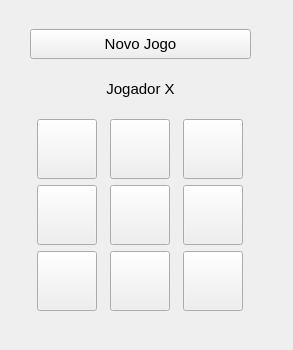
<?xml version="1.0" encoding="UTF-8"?>
<ui version="4.0">
 <class>JogoDaVelha</class>
 <widget class="QMainWindow" name="JogoDaVelha">
  <property name="geometry">
   <rect>
    <x>0</x>
    <y>0</y>
    <width>293</width>
    <height>350</height>
   </rect>
  </property>
  <property name="windowTitle">
   <string>Jodo da Velha</string>
  </property>
  <widget class="QWidget" name="centralwidget">
   <widget class="QWidget" name="verticalLayoutWidget">
    <property name="geometry">
     <rect>
      <x>30</x>
      <y>20</y>
      <width>221</width>
      <height>301</height>
     </rect>
    </property>
    <layout class="QVBoxLayout" name="vertical">
     <item>
      <widget class="QPushButton" name="btn_novo_jogo">
       <property name="maximumSize">
        <size>
         <width>16777215</width>
         <height>30</height>
        </size>
       </property>
       <property name="font">
        <font>
         <pointsize>11</pointsize>
        </font>
       </property>
       <property name="cursor">
        <cursorShape>PointingHandCursor</cursorShape>
       </property>
       <property name="text">
        <string>Novo Jogo</string>
       </property>
      </widget>
     </item>
     <item>
      <widget class="QLabel" name="mensagem">
       <property name="maximumSize">
        <size>
         <width>16777215</width>
         <height>30</height>
        </size>
       </property>
       <property name="font">
        <font>
         <pointsize>11</pointsize>
        </font>
       </property>
       <property name="text">
        <string>Jogador X</string>
       </property>
       <property name="alignment">
        <set>Qt::AlignCenter</set>
       </property>
      </widget>
     </item>
     <item>
      <layout class="QGridLayout" name="grid">
       <item row="0" column="1">
        <widget class="QPushButton" name="btn_1">
         <property name="sizePolicy">
          <sizepolicy hsizetype="Fixed" vsizetype="Fixed">
           <horstretch>0</horstretch>
           <verstretch>0</verstretch>
          </sizepolicy>
         </property>
         <property name="minimumSize">
          <size>
           <width>60</width>
           <height>60</height>
          </size>
         </property>
         <property name="maximumSize">
          <size>
           <width>60</width>
           <height>59</height>
          </size>
         </property>
         <property name="baseSize">
          <size>
           <width>60</width>
           <height>60</height>
          </size>
         </property>
         <property name="font">
          <font>
           <pointsize>14</pointsize>
          </font>
         </property>
         <property name="cursor">
          <cursorShape>PointingHandCursor</cursorShape>
         </property>
         <property name="text">
          <string/>
         </property>
        </widget>
       </item>
       <item row="0" column="0">
        <widget class="QPushButton" name="btn_0">
         <property name="sizePolicy">
          <sizepolicy hsizetype="Fixed" vsizetype="Fixed">
           <horstretch>0</horstretch>
           <verstretch>0</verstretch>
          </sizepolicy>
         </property>
         <property name="minimumSize">
          <size>
           <width>60</width>
           <height>60</height>
          </size>
         </property>
         <property name="maximumSize">
          <size>
           <width>60</width>
           <height>59</height>
          </size>
         </property>
         <property name="baseSize">
          <size>
           <width>60</width>
           <height>60</height>
          </size>
         </property>
         <property name="font">
          <font>
           <pointsize>14</pointsize>
          </font>
         </property>
         <property name="cursor">
          <cursorShape>PointingHandCursor</cursorShape>
         </property>
         <property name="text">
          <string/>
         </property>
        </widget>
       </item>
       <item row="0" column="2">
        <widget class="QPushButton" name="btn_2">
         <property name="sizePolicy">
          <sizepolicy hsizetype="Fixed" vsizetype="Fixed">
           <horstretch>0</horstretch>
           <verstretch>0</verstretch>
          </sizepolicy>
         </property>
         <property name="minimumSize">
          <size>
           <width>60</width>
           <height>60</height>
          </size>
         </property>
         <property name="maximumSize">
          <size>
           <width>60</width>
           <height>59</height>
          </size>
         </property>
         <property name="baseSize">
          <size>
           <width>60</width>
           <height>60</height>
          </size>
         </property>
         <property name="font">
          <font>
           <pointsize>14</pointsize>
          </font>
         </property>
         <property name="cursor">
          <cursorShape>PointingHandCursor</cursorShape>
         </property>
         <property name="text">
          <string/>
         </property>
        </widget>
       </item>
       <item row="1" column="0">
        <widget class="QPushButton" name="btn_3">
         <property name="sizePolicy">
          <sizepolicy hsizetype="Fixed" vsizetype="Fixed">
           <horstretch>0</horstretch>
           <verstretch>0</verstretch>
          </sizepolicy>
         </property>
         <property name="minimumSize">
          <size>
           <width>60</width>
           <height>60</height>
          </size>
         </property>
         <property name="maximumSize">
          <size>
           <width>60</width>
           <height>59</height>
          </size>
         </property>
         <property name="baseSize">
          <size>
           <width>60</width>
           <height>60</height>
          </size>
         </property>
         <property name="font">
          <font>
           <pointsize>14</pointsize>
          </font>
         </property>
         <property name="cursor">
          <cursorShape>PointingHandCursor</cursorShape>
         </property>
         <property name="text">
          <string/>
         </property>
        </widget>
       </item>
       <item row="1" column="1">
        <widget class="QPushButton" name="btn_4">
         <property name="sizePolicy">
          <sizepolicy hsizetype="Fixed" vsizetype="Fixed">
           <horstretch>0</horstretch>
           <verstretch>0</verstretch>
          </sizepolicy>
         </property>
         <property name="minimumSize">
          <size>
           <width>60</width>
           <height>60</height>
          </size>
         </property>
         <property name="maximumSize">
          <size>
           <width>60</width>
           <height>59</height>
          </size>
         </property>
         <property name="baseSize">
          <size>
           <width>60</width>
           <height>60</height>
          </size>
         </property>
         <property name="font">
          <font>
           <pointsize>14</pointsize>
          </font>
         </property>
         <property name="cursor">
          <cursorShape>PointingHandCursor</cursorShape>
         </property>
         <property name="text">
          <string/>
         </property>
        </widget>
       </item>
       <item row="1" column="2">
        <widget class="QPushButton" name="btn_5">
         <property name="sizePolicy">
          <sizepolicy hsizetype="Fixed" vsizetype="Fixed">
           <horstretch>0</horstretch>
           <verstretch>0</verstretch>
          </sizepolicy>
         </property>
         <property name="minimumSize">
          <size>
           <width>60</width>
           <height>60</height>
          </size>
         </property>
         <property name="maximumSize">
          <size>
           <width>60</width>
           <height>59</height>
          </size>
         </property>
         <property name="baseSize">
          <size>
           <width>60</width>
           <height>60</height>
          </size>
         </property>
         <property name="font">
          <font>
           <pointsize>14</pointsize>
          </font>
         </property>
         <property name="cursor">
          <cursorShape>PointingHandCursor</cursorShape>
         </property>
         <property name="text">
          <string/>
         </property>
        </widget>
       </item>
       <item row="2" column="0">
        <widget class="QPushButton" name="btn_6">
         <property name="sizePolicy">
          <sizepolicy hsizetype="Fixed" vsizetype="Fixed">
           <horstretch>0</horstretch>
           <verstretch>0</verstretch>
          </sizepolicy>
         </property>
         <property name="minimumSize">
          <size>
           <width>60</width>
           <height>60</height>
          </size>
         </property>
         <property name="maximumSize">
          <size>
           <width>60</width>
           <height>59</height>
          </size>
         </property>
         <property name="baseSize">
          <size>
           <width>60</width>
           <height>60</height>
          </size>
         </property>
         <property name="font">
          <font>
           <pointsize>14</pointsize>
          </font>
         </property>
         <property name="cursor">
          <cursorShape>PointingHandCursor</cursorShape>
         </property>
         <property name="text">
          <string/>
         </property>
        </widget>
       </item>
       <item row="2" column="1">
        <widget class="QPushButton" name="btn_7">
         <property name="sizePolicy">
          <sizepolicy hsizetype="Fixed" vsizetype="Fixed">
           <horstretch>0</horstretch>
           <verstretch>0</verstretch>
          </sizepolicy>
         </property>
         <property name="minimumSize">
          <size>
           <width>60</width>
           <height>60</height>
          </size>
         </property>
         <property name="maximumSize">
          <size>
           <width>60</width>
           <height>59</height>
          </size>
         </property>
         <property name="baseSize">
          <size>
           <width>60</width>
           <height>60</height>
          </size>
         </property>
         <property name="font">
          <font>
           <pointsize>14</pointsize>
          </font>
         </property>
         <property name="cursor">
          <cursorShape>PointingHandCursor</cursorShape>
         </property>
         <property name="text">
          <string/>
         </property>
        </widget>
       </item>
       <item row="2" column="2">
        <widget class="QPushButton" name="btn_8">
         <property name="sizePolicy">
          <sizepolicy hsizetype="Fixed" vsizetype="Fixed">
           <horstretch>0</horstretch>
           <verstretch>0</verstretch>
          </sizepolicy>
         </property>
         <property name="minimumSize">
          <size>
           <width>60</width>
           <height>60</height>
          </size>
         </property>
         <property name="maximumSize">
          <size>
           <width>60</width>
           <height>59</height>
          </size>
         </property>
         <property name="baseSize">
          <size>
           <width>60</width>
           <height>60</height>
          </size>
         </property>
         <property name="font">
          <font>
           <pointsize>14</pointsize>
          </font>
         </property>
         <property name="cursor">
          <cursorShape>PointingHandCursor</cursorShape>
         </property>
         <property name="text">
          <string/>
         </property>
        </widget>
       </item>
      </layout>
     </item>
    </layout>
   </widget>
  </widget>
 </widget>
 <resources/>
 <connections/>
</ui>
